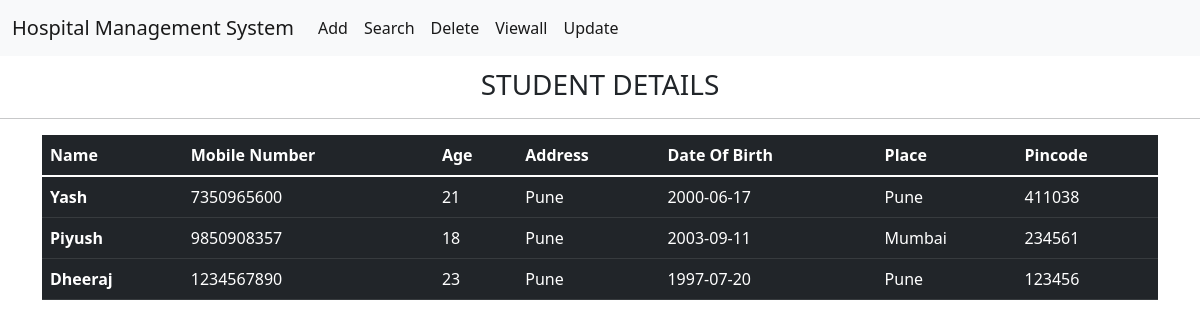
Screenshot of /viewall with the database file from the repository.
### tables this page shows
CREATE TABLE HOSPITAL(
                            ID INTEGER PRIMARY KEY AUTOINCREMENT,
                            name TEXT, mobile INTEGER, age INTEGER, address TEXT,   
                            DOB INTEGER, place TEXT, pincode INTEGER);

### main.py (the view)
@app.route("/viewall")
def viewall():
    cursor = conn.cursor()
    cursor.execute("SELECT * FROM HOSPITAL")
    result = cursor.fetchall()
    return render_template("viewall.html", student=result)

### templates/viewall.html
{% extends "base.html" %}
{% block content %}
<h3 style="text-align: center; margin-top: 1%;">STUDENT DETAILS</h3>
<hr>
    <div class="container">
        <div class="row">
            <div class="col col-12 col-sm-12 col-md-12 col-lg-12 col-xl-12 col-xxl-12">
                <table class="table table-dark">
                    <thead>
                    <tr>
                        <th scope="col">Name</th>
                        <th scope="col">Mobile Number</th>
                        <th scope="col">Age</th>
                        <th scope="col">Address</th>
                        <th scope="col">Date Of Birth</th>
                        <th scope="col">Place</th>
                        <th scope="col">Pincode</th>
                    </tr>
                    </thead>
                    <tbody>
                    {% for i in student %}
                    <tr>
                        <th scope="row">{{ i[1] }}</th>
                        <td>{{ i[2] }}</td>
                        <td>{{ i[3] }}</td>
                        <td>{{ i[4] }}</td>
                        <td>{{ i[5] }}</td>
                        <td>{{ i[6] }}</td>
                        <td>{{ i[7] }}</td>
                    </tr>
                    {% endfor %}
                    </tbody>
                </table>
            </div>
        </div>
    </div>
{% endblock %}

### templates/base.html (shortened to what this page needs)
<!DOCTYPE html>
<html lang="en">
<head>
    <link href="https://cdn.jsdelivr.net/npm/bootstrap@5.1.3/dist/css/bootstrap.min.css" rel="stylesheet">
</head>
<body style="background:url(https://images.unsplash.com/photo-1526256262350-7da7584cf5eb?ixlib=rb-1.2.1&ixid=MnwxMjA3fDB8MHxwaG90by1wYWdlfHx8fGVufDB8fHx8&auto=format&fit=crop&w=1170&q=80) no-repeat; background-size:100%; opacity: 2;">
    <nav class="navbar navbar-expand-lg navbar-light bg-light">
        <div class="container-fluid">
          <a class="navbar-brand" href="/dashboard">Hospital Management System</a>
          <div class="collapse navbar-collapse" id="navbarNav">
            <ul class="navbar-nav">
                <li class="nav-item">
                    <a class="nav-link active" aria-current="page" href="/dashboard">Add</a>
                  </li>
              <li class="nav-item">
                <a class="nav-link active" aria-current="page" href="/search">Search</a>
              </li>
              <li class="nav-item">
                <a class="nav-link active" aria-current="page" href="/delete">Delete</a>
              </li>
              <li class="nav-item">
                <a class="nav-link active" aria-current="page" href="/viewall">Viewall</a>
              </li>
              <li class="nav-item">
                <a class="nav-link active" aria-current="page" href="/update">Update</a>
              </li>
            </ul>
          </div>
        </div>
      </nav>
      {% block content %}
      {% endblock %}
</body>
</html>

### rows the page displays
HOSPITAL: name "Yash", mobile "7350965600", age "21", address "Pune", DOB "2000-06-17", place "Pune", pincode "411038"
HOSPITAL: name "Piyush", mobile "9850908357", age "18", address "Pune", DOB "2003-09-11", place "Mumbai", pincode "234561"
HOSPITAL: name "Dheeraj", mobile "1234567890", age "23", address "Pune", DOB "1997-07-20", place "Pune", pincode "123456"
